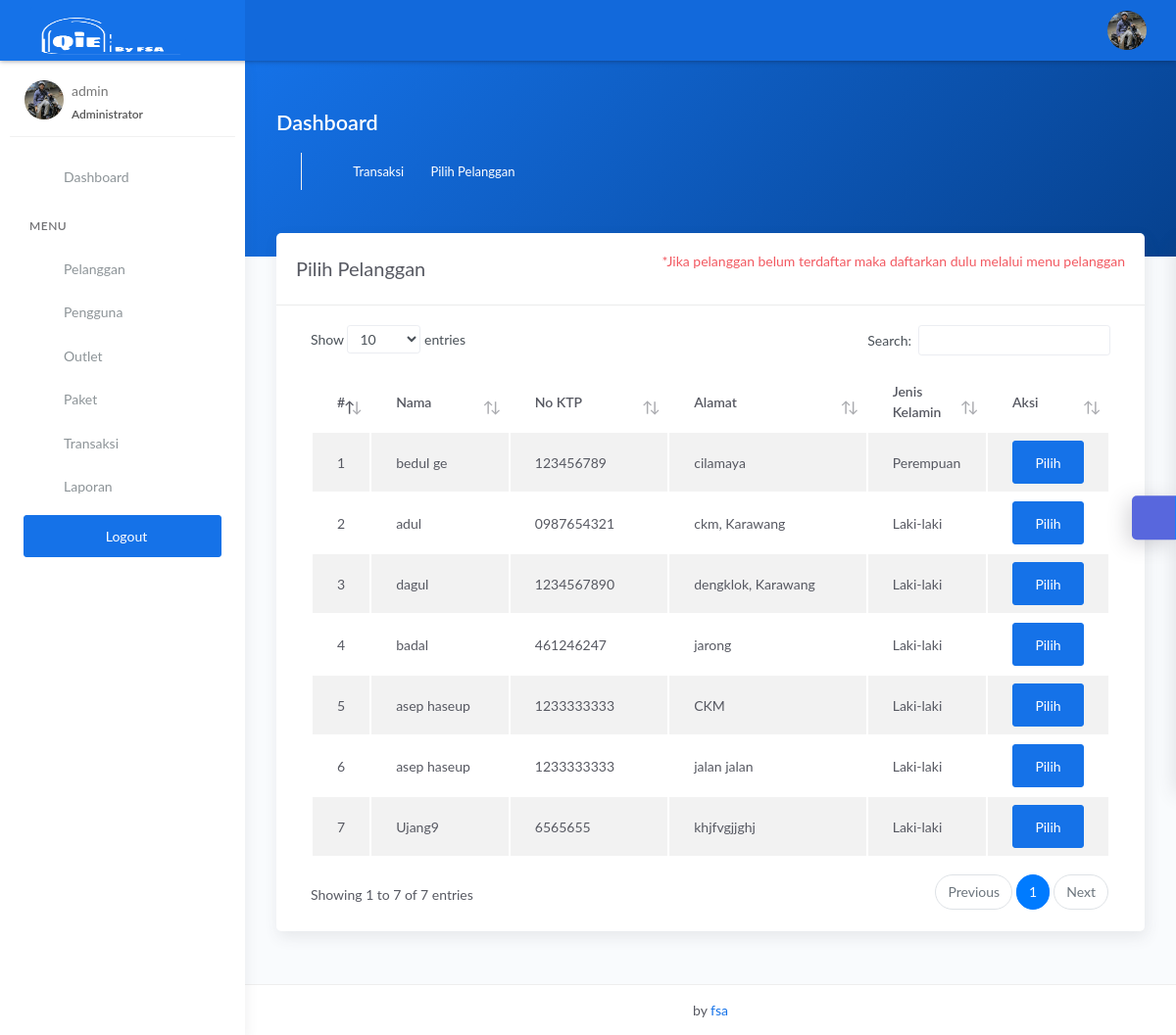
The app's page /admin/cari.php (signed in) with its own data.
### tables this page shows
CREATE TABLE `tbl_m_pelanggan` (
  `id_pelanggan` int(11) NOT NULL,
  `nama_pelanggan` varchar(228) NOT NULL,
  `alamat_pelanggan` text NOT NULL,
  `jenis_kelamin` enum('L','P') NOT NULL,
  `telp_pelanggan` varchar(15) NOT NULL,
  `no_ktp` varchar(30) NOT NULL
);

### admin/cari.php (the view, shortened to what this page needs)
<?php
$title = 'Pilih Pelanggan';
require 'koneksi.php';
$query = 'SELECT * FROM tbl_m_pelanggan';
$data = mysqli_query($conn, $query);
require 'header.php';
?>
<div class="panel-header bg-primary-gradient">
    <div class="page-inner py-5">
        <div class="d-flex align-items-left align-items-md-center flex-column flex-md-row">
            <div>
                <h2 class="text-white pb-2 fw-bold">Dashboard</h2>
            </div>
        </div>
        <div class="page-header">
            <ul class="breadcrumbs">
                <li class="nav-item">
                    <a href="transaksi.php" class="text-white">Transaksi</a>
                </li>
                <li class="nav-item">
                    <a href="#" class="text-white"><?= $title; ?></a>
                </li>
            </ul>
        </div>
    </div>
</div>
<div class="page-inner mt--5">
    <diva class="row">
        <div class="col-md-12">
            <div class="card">
                <div class="card-header">
                    <div class="d-flex align-items-center">
                        <h4 class="card-title"><?= $title; ?></h4>
                        <p class="ml-auto text-danger">
                            *Jika pelanggan belum terdaftar maka daftarkan dulu melalui menu pelanggan
                        </p>
                    </div>
                </div>
                <div class="card-body">
                    <div class="table-responsive">
                        <table id="basic-datatables" class="display table table-striped table-hover">
                            <thead>
                                <tr>
                                    <th style="width: 7%">#</th>
                                    <th>Nama</th>
                                    <th style="width: 20%;">No KTP</th>
                                    <th style="width: 25%;">Alamat</th>
                                    <th style="width: 15%;">Jenis Kelamin</th>
                                    <th style="width: 10%">Aksi</th>
                                </tr>
                            </thead>
                            <tbody>
                                <?php
                                $no = 1;
                                if (mysqli_num_rows($data) > 0) {
                                    while ($plg = mysqli_fetch_assoc($data)) {
                                ?>
                                        <tr>
                                            <td><?= $no++; ?></td>
                                            <td><?= $plg['nama_pelanggan']; ?></td>
                                            <td><?= $plg['no_ktp']; ?></td>
                                            <td><?= $plg['alamat_pelanggan']; ?></td>
                                            <td><?php if ($plg['jenis_kelamin'] == 'L') {
                                                    echo "Laki-laki";
                                                } else {
                                                    echo "Perempuan";
                                                } ?>
                                            </td>
                                            <td>
                                                <div class="form-button-action">
                                                    <a href="tambah_transaksi.php?id=<?= $plg['id_pelanggan']; ?>" type="button" class="btn btn-primary" data-original-title="pilih">
                                                        <i class="fa fa-edit"></i> Pilih
                                                    </a>
                                                </div>
                                            </td>
                                        </tr>
                                <?php }
                                }
                                ?>
                            </tbody>
                        </table>
                    </div>
                </div>
            </div>
        </div>
</div>
</div>
<?php
require 'footer.php';
?>

### admin/header.php (shortened to what this page needs)
<!DOCTYPE html>
<html lang="en">
<head>
    <link rel="stylesheet" href="../assets/css/bootstrap.min.css">
    <link rel="stylesheet" href="../assets/css/atlantis.min.css">
    <link rel="stylesheet" href="../assets/css/demo.css">
</head>
<body>
    <div class="wrapper">
        <div class="main-header">
            <div class="logo-header" data-background-color="blue">
                <a href="index.html" class="logo">
                <img src="../assets/img/iconqie1.png" width="170px" height="85x"  alt="navbar brand" class="navbar-brand">
                </a>
                <div class="nav-toggle">
                    <button class="btn btn-toggle toggle-sidebar">
                    </button>
                </div>
            </div>
            <nav class="navbar navbar-header navbar-expand-lg" data-background-color="blue2">
                <div class="container-fluid">
                    <ul class="navbar-nav topbar-nav ml-md-auto align-items-center">
                        <li class="nav-item dropdown hidden-caret">
                            <a class="dropdown-toggle profile-pic" data-toggle="dropdown" href="#" aria-expanded="false">
                                <div class="avatar-sm">
                                    <img src="../assets/img/farhan.jpg" alt="..." class="avatar-img rounded-circle">
                                </div>
                            </a>
                        </li>
                    </ul>
                </div>
            </nav>
        </div>
        <div class="sidebar sidebar-style-2">
            <div class="sidebar-wrapper scrollbar scrollbar-inner">
                <div class="sidebar-content">
                    <div class="user">
                        <div class="avatar-sm float-left mr-2">
                            <img src="../assets/img/farhan.jpg" alt="..." class="avatar-img rounded-circle">
                        </div>
                        <div class="info">
                            <a data-toggle="collapse" href="#collapseExample" aria-expanded="true">
                                <span>
                                    <?= $_SESSION['username']; ?>
                                    <span class="user-level"><?php if ($_SESSION['role'] == 'admin') {
                                                                    echo "Administrator";
                                                                } else if ($_SESSION['role'] == 'kasir') {
                                                                    echo "Kasir";
                                                                } else {
                                                                    echo "Owner";
                                                                } ?></span>
                                </span>
                            </a>
                        </div>
                    </div>
                    <ul class="nav nav-primary">
                        <li class="nav-item <?php if ($title == 'Selamat Datang Admin di Aplikasi Pengelolaan Laundry') {
                                                echo 'active';
                                            } ?>">
                            <a href="index.php" class="collapsed" aria-expanded="false">
                                <p>Dashboard</p>
                            </a>
                        </li>
                        <li class="nav-section">
                            <h4 class="text-section">MENU</h4>
                        </li>
                        <li class="nav-item <?php if ($title == 'Data Pelanggan') {
                                                echo 'active';
                                            } ?>">
                            <a href="pelanggan.php">
                                <p>Pelanggan</p>
                            </a>
                        </li>
                        <li class="nav-item <?php if ($title == 'Data Pengguna') {
                                                echo 'active';
                                            } ?>">
                            <a href="pengguna.php">
                                <p>Pengguna</p>
                            </a>
                        </li>
                        <li class="nav-item <?php if ($title == 'Data Outlet') {
                                                echo 'active';
                                            } ?>"">
                            <a href=" outlet.php">
                            <p>Outlet</p>
                            </a>
                        </li>
                        <li class="nav-item <?php if ($title == 'Data Paket') {
                                                echo 'active';
                                            } ?>"">
                            <a href=" paket.php">
                            <p>Paket</p>
                            </a>
                        </li>
                        <li class="nav-item <?php if ($title == 'Data Transaksi') {
                                                echo 'active';
                                            } ?>"">
                            <a href=" transaksi.php">
                            <p>Transaksi</p>
                            </a>
                        </li>
                        <li class="nav-item <?php if ($title == 'Data Laporan') {
                                                echo 'active';
                                            } ?>"">
                            <a href=" laporan.php">
                            <p>Laporan</p>
                            </a>
                        </li>
                        <li class="mx-4 mt-2">
                            <a href="logout.php" onclick="return confirm('Keluar dari halaman ini?');" class="btn btn-primary btn-block"><span class="btn-label mr-2"> <i class="fas fa-sign-out-alt"></i> </span>Logout</a>
                        </li>
                    </ul>
                </div>
            </div>
        </div>
        <div class="main-panel">
            <div class="content">

### admin/footer.php (shortened to what this page needs)
<footer class="footer">
    <div class="container-fluid">
        <div class="copyright ml-auto mr-auto">
        </i> by <a href="https://www.instagram.com/_syihaab.e?igshid=MTNiYzNiMzkwZA==">fsa</a>
        </div>
    </div>
</footer>
</div>
</body>
</html>

### records on screen
tbl_m_pelanggan: nama_pelanggan "bedul ge", no_ktp "123456789", alamat_pelanggan "cilamaya", jenis_kelamin "Perempuan"
tbl_m_pelanggan: nama_pelanggan "adul", no_ktp "0987654321", alamat_pelanggan "ckm, Karawang", jenis_kelamin "Laki-laki"
tbl_m_pelanggan: nama_pelanggan "dagul", no_ktp "1234567890", alamat_pelanggan "dengklok, Karawang", jenis_kelamin "Laki-laki"
tbl_m_pelanggan: nama_pelanggan "badal", no_ktp "461246247", alamat_pelanggan "jarong", jenis_kelamin "Laki-laki"
tbl_m_pelanggan: nama_pelanggan "asep haseup", no_ktp "1233333333", alamat_pelanggan "CKM", jenis_kelamin "Laki-laki"
tbl_m_pelanggan: nama_pelanggan "asep haseup", no_ktp "1233333333", alamat_pelanggan "jalan jalan", jenis_kelamin "Laki-laki"
tbl_m_pelanggan: nama_pelanggan "Ujang9", no_ktp "6565655", alamat_pelanggan "khjfvgjjghj", jenis_kelamin "Laki-laki"

### other values on screen
$_SESSION['username'] "admin"
$title "Pilih Pelanggan"
